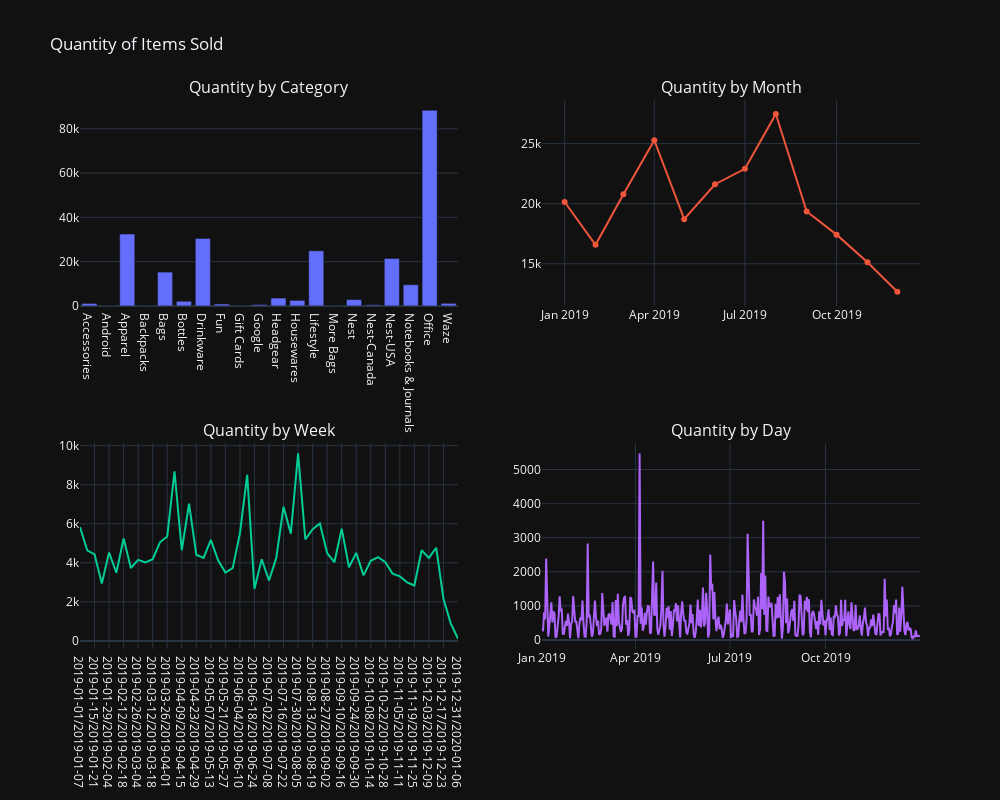

Source (notebook cell):
### Code cell
# Calculating quantity by category, by month, by week, and by day
quantity_by_category = cust_360.groupby('Product_Category')['Quantity'].sum().reset_index()
quantity_by_month = cust_360.groupby(cust_360['Transaction_Date'].dt.to_period('M'))['Quantity'].sum().reset_index()
quantity_by_week = cust_360.groupby(cust_360['Transaction_Date'].dt.to_period('W-MON'))['Quantity'].sum().reset_index()
quantity_by_day = cust_360.groupby(cust_360['Transaction_Date'].dt.to_period('D'))['Quantity'].sum().reset_index()

# Converting Periods to strings
quantity_by_month['Transaction_Date'] = quantity_by_month['Transaction_Date'].astype(str)
quantity_by_week['Transaction_Date'] = quantity_by_week['Transaction_Date'].astype(str)
quantity_by_day['Transaction_Date'] = quantity_by_day['Transaction_Date'].astype(str)

# Creating subplots with increased size
fig = make_subplots(rows=2, cols=2,
                    subplot_titles=("Quantity by Category", "Quantity by Month", "Quantity by Week", "Quantity by Day"),
                    specs=[[{'rowspan': 1, 'colspan': 1}, {'rowspan': 1, 'colspan': 1}],
                           [{'rowspan': 1, 'colspan': 1}, {'rowspan': 1, 'colspan': 1}]])

# Adding traces to the subplots
fig.add_trace(go.Bar(x=quantity_by_category['Product_Category'], y=quantity_by_category['Quantity']), row=1, col=1)
fig.add_trace(go.Line(x=quantity_by_month['Transaction_Date'], y=quantity_by_month['Quantity']), row=1, col=2)
fig.add_trace(go.Line(x=quantity_by_week['Transaction_Date'], y=quantity_by_week['Quantity']), row=2, col=1)
fig.add_trace(go.Line(x=quantity_by_day['Transaction_Date'], y=quantity_by_day['Quantity']), row=2, col=2)

# Update layout for better appearance
fig.update_layout(title="Quantity of Items Sold",
                  showlegend=False,
                  template="plotly_dark",
                  width=1000,  # Set the width of the entire subplot
                  height=800)  # Set the height of the entire subplot

# Show the plot
fig.show()

### Figure 1 — Plotly figure (JSON) as saved in the notebook; plotly's stock layout.template omitted (floating-point values rounded to 4 significant figures; data arrays with more than 128 entries replaced by an {"elided": "..."} marker saying what was removed)
{"data": [{"type": "bar", "x": ["Accessories", "Android", "Apparel", "Backpacks", "Bags", "Bottles", "Drinkware", "Fun", "Gift Cards", "Google", "Headgear", "Housewares", "Lifestyle", "More Bags", "Nest", "Nest-Canada", "Nest-USA", "Notebooks & Journals", "Office", "Waze"], "xaxis": "x", "y": [1097, 45, 32438, 113, 15273, 2090, 30501, 834, 206, 575, 3533, 2484, 24881, 144, 2837, 469, 21430, 9556, 88383, 1144], "yaxis": "y"}, {"type": "scatter", "x": ["2019-01", "2019-02", "2019-03", "2019-04", "2019-05", "2019-06", "2019-07", "2019-08", "2019-09", "2019-10", "2019-11", "2019-12"], "xaxis": "x2", "y": [20140, 16575, 20787, 25277, 18715, 21619, 22898, 27457, 19353, 17425, 15120, 12667], "yaxis": "y2"}, {"type": "scatter", "x": ["2019-01-01/2019-01-07", "2019-01-08/2019-01-14", "2019-01-15/2019-01-21", "2019-01-22/2019-01-28", "2019-01-29/2019-02-04", "2019-02-05/2019-02-11", "2019-02-12/2019-02-18", "2019-02-19/2019-02-25", "2019-02-26/2019-03-04", "2019-03-05/2019-03-11", "2019-03-12/2019-03-18", "2019-03-19/2019-03-25", "2019-03-26/2019-04-01", "2019-04-02/2019-04-08", "2019-04-09/2019-04-15", "2019-04-16/2019-04-22", "2019-04-23/2019-04-29", "2019-04-30/2019-05-06", "2019-05-07/2019-05-13", "2019-05-14/2019-05-20", "2019-05-21/2019-05-27", "2019-05-28/2019-06-03", "2019-06-04/2019-06-10", "2019-06-11/2019-06-17", "2019-06-18/2019-06-24", "2019-06-25/2019-07-01", "2019-07-02/2019-07-08", "2019-07-09/2019-07-15", "2019-07-16/2019-07-22", "2019-07-23/2019-07-29", "2019-07-30/2019-08-05", "2019-08-06/2019-08-12", "2019-08-13/2019-08-19", "2019-08-20/2019-08-26", "2019-08-27/2019-09-02", "2019-09-03/2019-09-09", "2019-09-10/2019-09-16", "2019-09-17/2019-09-23", "2019-09-24/2019-09-30", "2019-10-01/2019-10-07", "2019-10-08/2019-10-14", "2019-10-15/2019-10-21", "2019-10-22/2019-10-28", "2019-10-29/2019-11-04", "2019-11-05/2019-11-11", "2019-11-12/2019-11-18", "2019-11-19/2019-11-25", "2019-11-26/2019-12-02", "2019-12-03/2019-12-09", "2019-12-10/2019-12-16", "2019-12-17/2019-12-23", "2019-12-24/2019-12-30", "2019-12-31/2020-01-06"], "xaxis": "x3", "y": [5832, 4634, 4432, 2945, 4530, 3492, 5246, 3734, 4150, 4022, 4185, 5051, 5347, 8686, 4643, 7026, 4413, 4255, 5179, 4127, 3503, 3729, 5500, 8503, 2667, 4178, 3095, 4251, 6878, 5489, 9604, 5196, 5723, 6013, 4502, 4031, 5749, 3774, 4507, 3359, 4103, 4293, 4035, 3447, 3302, 2998, 2836, 4644, 4251, 4774, 2158, 900, 112], "yaxis": "y3"}, {"type": "scatter", "x": {"elided": "365 str values"}, "xaxis": "x4", "y": {"elided": "365 int values"}, "yaxis": "y4"}], "layout": {"annotations": [{"font": {"size": 16}, "showarrow": false, "text": "Quantity by Category", "x": 0.225, "xanchor": "center", "xref": "paper", "y": 1, "yanchor": "bottom", "yref": "paper"}, {"font": {"size": 16}, "showarrow": false, "text": "Quantity by Month", "x": 0.775, "xanchor": "center", "xref": "paper", "y": 1, "yanchor": "bottom", "yref": "paper"}, {"font": {"size": 16}, "showarrow": false, "text": "Quantity by Week", "x": 0.225, "xanchor": "center", "xref": "paper", "y": 0.375, "yanchor": "bottom", "yref": "paper"}, {"font": {"size": 16}, "showarrow": false, "text": "Quantity by Day", "x": 0.775, "xanchor": "center", "xref": "paper", "y": 0.375, "yanchor": "bottom", "yref": "paper"}], "height": 800, "showlegend": false, "title": {"text": "Quantity of Items Sold"}, "width": 1000, "xaxis": {"anchor": "y", "domain": [0, 0.45]}, "xaxis2": {"anchor": "y2", "domain": [0.55, 1]}, "xaxis3": {"anchor": "y3", "domain": [0, 0.45]}, "xaxis4": {"anchor": "y4", "domain": [0.55, 1]}, "yaxis": {"anchor": "x", "domain": [0.625, 1]}, "yaxis2": {"anchor": "x2", "domain": [0.625, 1]}, "yaxis3": {"anchor": "x3", "domain": [0, 0.375]}, "yaxis4": {"anchor": "x4", "domain": [0, 0.375]}}}
